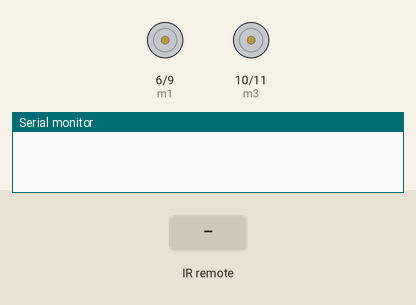
The sketch below on a simulated Arduino Uno, built with avr-gcc and run on an emulated ATmega328P. Parts: motor-driver pin pairs drawn as motors (green arrow = first pin HIGH = forward, orange = second pin HIGH = backward, longer = more drive), the last lines printed to the serial monitor. The inputs (shaded band) are chosen by the test bench.

Above: at 1.2 s.
1.3 s: infrared code 0xFF629D received
At 1.7 s:
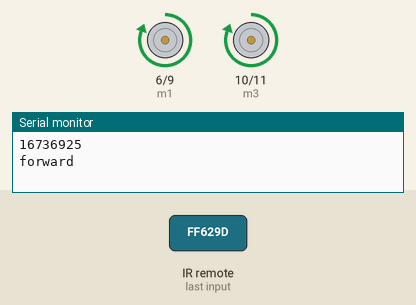
3.3 s: infrared code 0xFF22DD received
At 3.42 s:
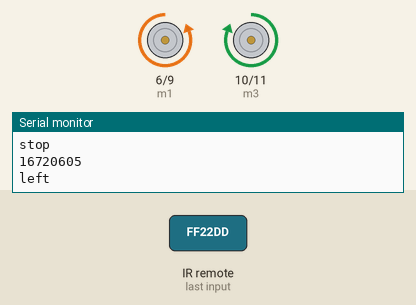
5.0 s: infrared code 0xFFC23D received
At 5.12 s:
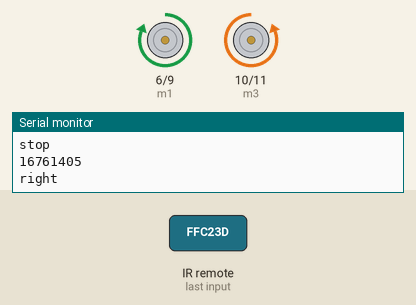
6.7 s: infrared code 0xFFA857 received
At 7.1 s:
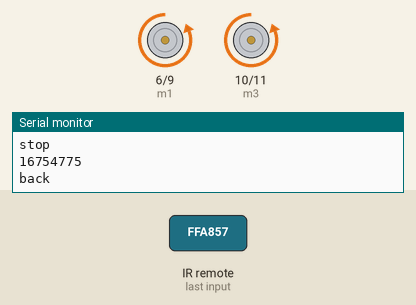
Timing chart, 0 to 9.7 s (numbered marks = the images above; inputs shaded):
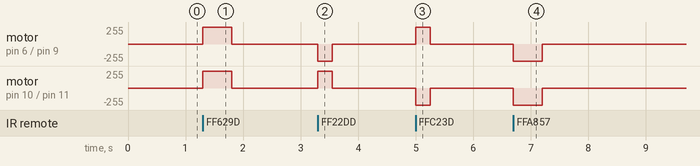

The sketch:

IRandMotors.ino
```cpp
#include <IRremote.h>
#define irPin 7
#define m1 6
#define m2 9
#define m3 10
#define m4 11
IRrecv irrecv(irPin);
decode_results results;
unsigned int lastfunc=0;
void setup() {
  pinMode(m1,OUTPUT);
  pinMode(m2,OUTPUT);
  pinMode(m3,OUTPUT);
  pinMode(m4,OUTPUT);

  Serial.begin(9600);
  irrecv.enableIRIn();
}

void loop() {
   if (irrecv.decode(&results)) {
      Serial.println(results.value);
      switch (results.value) {
         case 16736925:            // button Vol+ FORDWARD
            forward();
            break;
         case 16720605:            // << LEFT
            left();
            break;
         case 16712445:            // >|| STOP
            Stop();
            break;
         case 16761405 :            // >> RIGHT
            right();
            break;
         case 16754775:            // Vol- BACK
            back();
            break;
         case 4294967295:
          switch(lastfunc){
            case 1:
              forward();
              break;
            case 2:
              left();
              break;
            case 3:
              right();
              break;
            case 4:
              back();
              break;
          }
         break;
         }
   irrecv.resume();
   }
}

void forward()
{
  lastfunc = 1;
  Serial.println("forward");
    digitalWrite(m1, HIGH);
    digitalWrite(m2, LOW);
    digitalWrite(m3, HIGH);
    digitalWrite(m4, LOW);
    delay(500);
    Stop();
}

void back()
{
  lastfunc = 4;
  Serial.println("back");
    digitalWrite(m1, LOW);
    digitalWrite(m2, HIGH);
    digitalWrite(m3, LOW);
    digitalWrite(m4, HIGH);
    delay(500);
    Stop();
}

void left()
{
  lastfunc = 2;
  Serial.println("left");
    digitalWrite(m1, LOW);
    digitalWrite(m2, HIGH);
    digitalWrite(m3, HIGH);
    digitalWrite(m4, LOW);
    delay(250);
    Stop();
}

void right()
{
  lastfunc = 3;
  Serial.println("right");
    digitalWrite(m1, HIGH);
    digitalWrite(m2, LOW);
    digitalWrite(m3, LOW);
    digitalWrite(m4, HIGH);
    delay(250);
    Stop();
}

void Stop()
{
  Serial.println("stop");
    digitalWrite(m1, LOW);
    digitalWrite(m2, LOW);
    digitalWrite(m3, LOW);
    digitalWrite(m4, LOW);
}
```

Measured:
- after the input at 1.3 s, motor on pin 6 (m1) / pin 9 (m2), motor on pin 10 (m3) / pin 11 (m4): stopped → forward 255/255 at once, → stopped 0.50 s later
- after the input at 3.3 s, motor on pin 6 (m1) / pin 9 (m2): stopped → backward 255/255 at once, → stopped 0.25 s later; motor on pin 10 (m3) / pin 11 (m4): stopped → forward 255/255 at once, → stopped 0.25 s later
- after the input at 5.0 s, motor on pin 6 (m1) / pin 9 (m2): stopped → forward 255/255 at once, → stopped 0.25 s later; motor on pin 10 (m3) / pin 11 (m4): stopped → backward 255/255 at once, → stopped 0.25 s later
- after the input at 6.7 s, motor on pin 6 (m1) / pin 9 (m2), motor on pin 10 (m3) / pin 11 (m4): stopped → backward 255/255 at once, → stopped 0.50 s later
